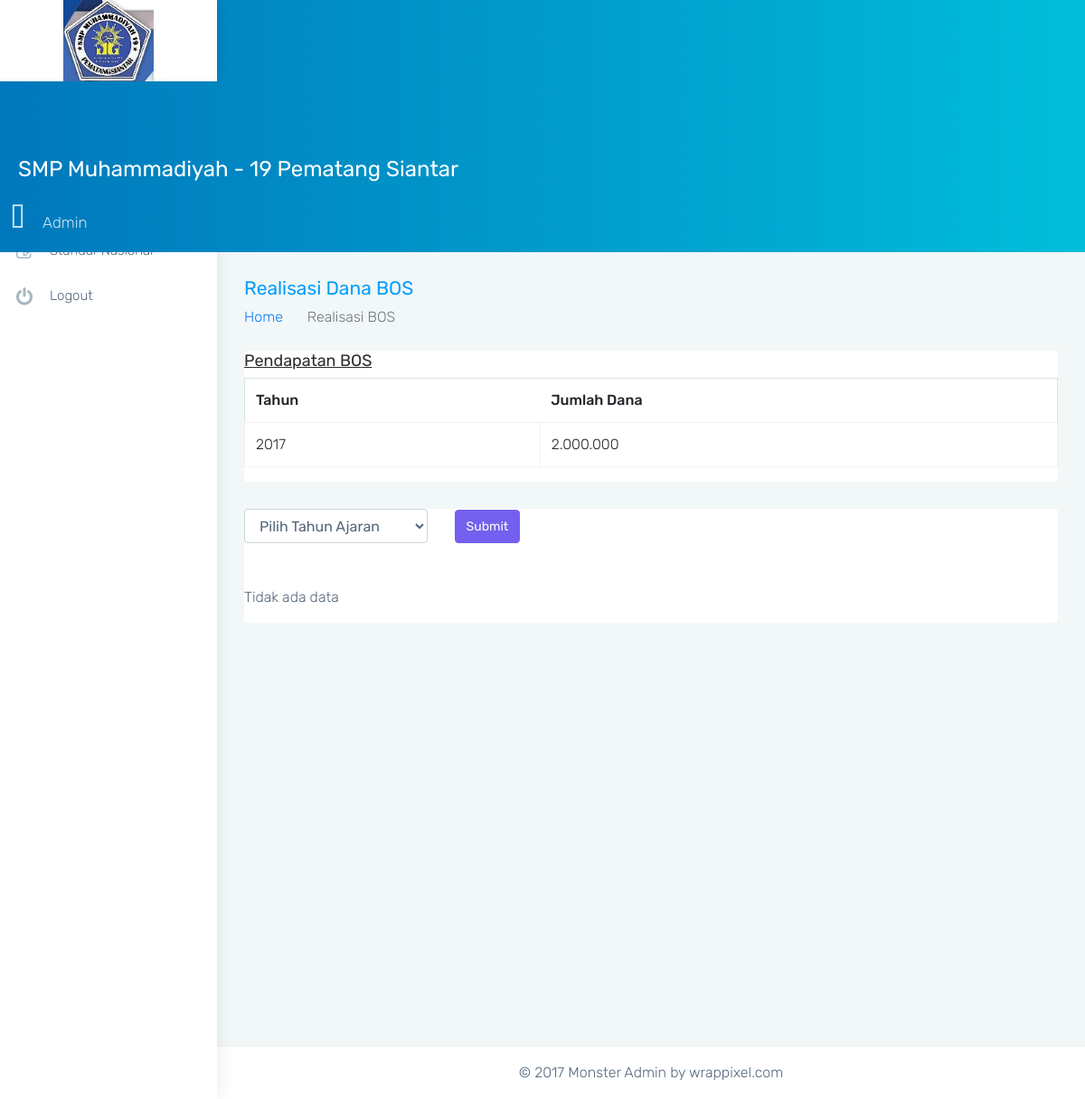
Page /yayasan/realisasi_bos.php (signed in) on the earlier database version.
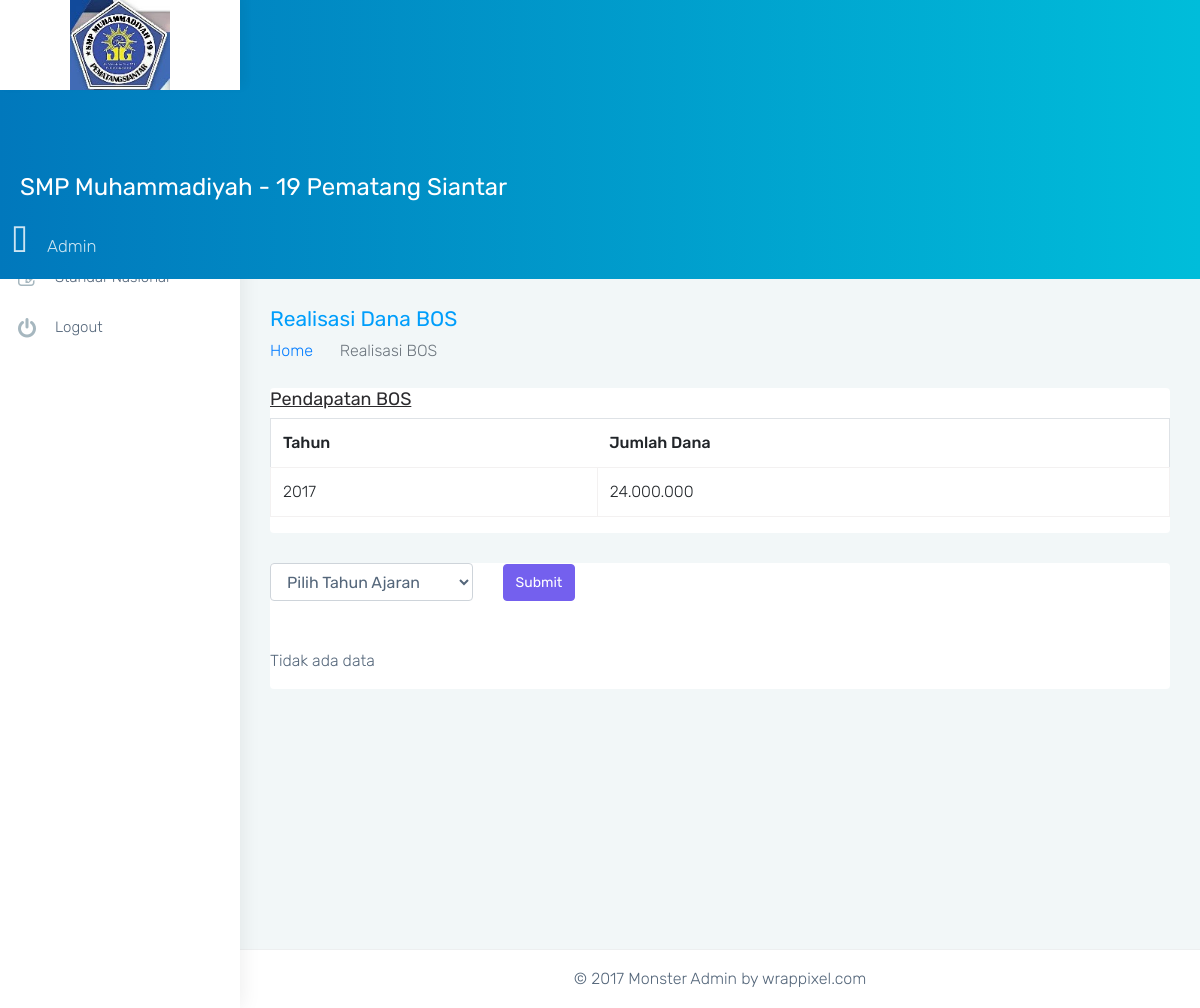
Same page on the later database version.
### tables this page shows
CREATE TABLE `bos_realisasi_pendapatan` (
  `id_bos_realisasi_pendapatan` int(11) NOT NULL,
  `tahun` varchar(10) NOT NULL,
  `nominal` bigint(20) NOT NULL,
  `id_user` int(11) NOT NULL,
  `dibuat_tanggal` datetime NOT NULL
);

### url.php (called while the page is built, shortened)
<?php
$url = 'http://localhost/simkeuangan/';

### model/koneksi.php (called while the page is built)
<?php
class Koneksi
{
  private $host     = 'localhost';
  private $username = 'root';
  private $password = '';
  private $database = 'simkeuangan';
  protected $conn;
  function __construct()
  {
    if (!isset($this->conn))
      $this->conn = new mysqli($this->host, $this->username, $this->password, $this->database);
    if (!$this->conn)
      echo 'Koneksi Gagal';
    else
      return $this->conn;
  }
}

### model/crud.php (called while the page is built, shortened)
<?php
include('koneksi.php');
class Crud extends Koneksi
{
  public function read_data($table, $where = null)
  {
    $query = "SELECT * FROM $table";
    $hasil = $this->conn->query($query);
    $rows = array();
    while ($row = $hasil->fetch_assoc()) {
      $rows[] = $row;
    }
    return $rows;
  }
}

### yayasan/realisasi_bos.php (the view, shortened to what this page needs)
<?php
require('../../url.php');
require('../../proses/bos.php');
require('../_template/head.php');
require('../_template/header.php');
require('../_template/sidebar.php');
require('../../model/crud.php');
$crud = new Crud;
$pendapatan = $crud->read_data('bos_realisasi_pendapatan');
?>
<div class="page-wrapper">
  <div class="container-fluid">
    <div class="row page-titles">
      <div class="col-md-6 col-8 align-self-center">
        <h3 class="text-themecolor m-b-0 m-t-0">Realisasi Dana BOS</h3>
        <ol class="breadcrumb">
          <li class="breadcrumb-item"><a href="<?= $url; ?>">Home</a></li>
          <li class="breadcrumb-item active">Realisasi BOS</li>
        </ol>
      </div>
    </div>
    <div class="card">
      <div class="card-block">
        <h4><u>Pendapatan BOS</u></h4>
        <table class="table table-bordered">
          <thead>
            <tr>
              <th>Tahun</th>
              <th>Jumlah Dana</th>
            </tr>
          </thead>
          <tbody>
            <?php
            foreach ($pendapatan as $pe) {
            ?>
              <tr>
                <td><?= $pe['tahun']; ?></td>
                <td><?= number_format($pe['nominal'], 0, ',', '.'); ?></td>
              </tr>
            <?php
            }
            ?>
          </tbody>
        </table>
      </div>
    </div>
    <div class="row">
      <div class="col-12">
        <div class="card">
          <div class="card-block">
            <form action="" method="post">
              <div class="row mb-5">
                <div class="col-3 align-self-center">
                  <select name="tahun_ajaran" class="form-control" id="" required>
                    <option value="">Pilih Tahun Ajaran</option>
                  </select>
                </div>
                <div class="col-1 align-self-center">
                  <input type="submit" value="Submit" name="data" class="btn btn-primary">
                </div>
              </div>
            </form>
            <?php
            $jumlah = 0;
            if (@count($pendapatan1) > 0) {
            ?>
              <p>Tahun Ajaran <?= $pendapatan1[0]['tahun']; ?></p>
              <table class="table table-bordered mt-3">
                <thead>
                  <th>No</th>
                  <th>Nama Program</th>
                  <th>Dana Digunakan</th>
                </thead>
                <tbody>
                  <?php
                  $no = 1;
                  foreach ($standar as $s) {
                    $dana = $crud->query("SELECT SUM(jumlah) jumlah FROM `bos_realisasi_rekapitulasi` JOIN bos_realisasi_detail_komponen ON bos_realisasi_detail_komponen.relasi_id = bos_realisasi_rekapitulasi.id_bos_realisasi_rekapitulasi WHERE bos_realisasi_rekapitulasi.idsnp = '" . $s['idsnp'] . "' AND tahun_ajaran = '" . $pendapatan1[0]['tahun'] . "'")
                  ?>
                    <tr>
                      <td><?= $no; ?></td>
                      <td><?= $s['nama_program']; ?></td>
                      <td><?= number_format($dana[0]['jumlah'], 0, ',', '.'); ?></td>
                    </tr>
                  <?php
                    $no++;
                    $jumlah += $dana[0]['jumlah'];
                  }
                  ?>
                  <th colspan="2">Total Dana Digunakan</th>
                  <td><?= number_format($jumlah, 0, ',', '.'); ?></td>
                </tbody>
              </table>
            <?php
            } else {
            ?>
              <p>Tidak ada data</p>
            <?php
            }
            ?>
          </div>
        </div>
      </div>
    </div>
  </div>
  <?php require('../_template/footer.php') ?>
</div>
<?php require('../_template/jquery.php') ?>

Differences in the rows shown:
removed bos_realisasi_pendapatan: tahun "2017", nominal "2.000.000"
added bos_realisasi_pendapatan: tahun "2017", nominal "24.000.000"
